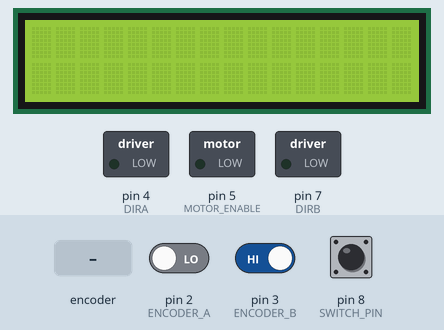
Simulated run of this sketch. Board: Arduino Uno, built with avr-gcc and run on an emulated ATmega328P. Shown: 16×2 character LCD, switched loads named in the sketch (green lamp = pin HIGH). Inputs (shaded band) come from the test bench; at power-on: pin 2 (ENCODER_A) LOW, pin 3 (ENCODER_B) HIGH, pin 8 (SWITCH_PIN) HIGH. What the sketch prints to the serial monitor is not drawn.

Above: at 1.2 s.
1.3 s: rotary encoder on pin 2 (ENCODER_A) / pin 3 (ENCODER_B) turned 3 steps (first pin leading)
At 1.65 s:
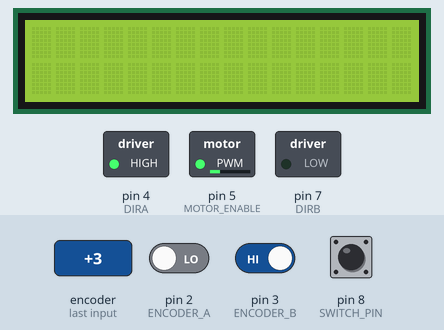
At 2.8 s:
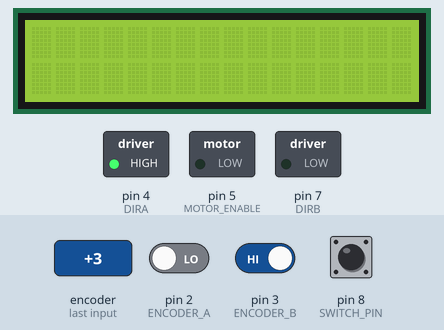
3.4 s: rotary encoder on pin 2 (ENCODER_A) / pin 3 (ENCODER_B) turned 2 steps (second pin leading)
At 4.3 s:
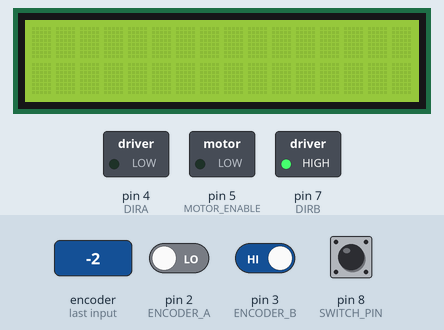
Timing chart, 0 to 6.4 s (numbered marks = the images above; inputs shaded):
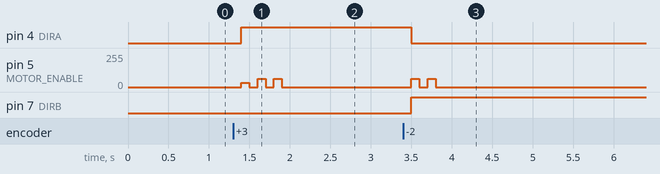

The sketch:

Lab5_Encoder_Pratice.ino
```cpp
#include <math.h>
#include <LiquidCrystal.h>
// for the timer
#define CLOCK_FREQUENCY 16000000
// pulses per revolution of encoder
#define PPR 40
// LDC pins:
#define LCD_RS A0
#define LCD_EN A1
#define LCD_D4 A2
#define LCD_D5 A3
#define LCD_D6 A4
#define LCD_D7 A5

// encoder pins
#define ENCODER_A 2
#define ENCODER_B 3
#define SWITCH_PIN 8
// motor pins
#define MOTOR_ENABLE 5
#define DIRA 4
#define DIRB 7

// motor speed gain
#define KP 20

// direction sensing flags
volatile byte AfirstUp = 0;
volatile byte BfirstUp = 0;
volatile byte AfirstDown = 0;
volatile byte BfirstDown = 0;
// CW when it increases, CCW when it decreases
volatile int encoderPos = 0; //this variable stores our current value of encoder position.
volatile float radPos = 0;
volatile int lastEncoderPos = 0; //this variable stores our last value of encoder position for speed calculation.
int oldEncPos = 1; //this variable stores our last value of encoder position for lcd printing
volatile byte pinA_read = 0; // this variable is shared among interrupts
volatile byte pinB_read = 0; // this variable is shared among interrupts

// speed calculation peroid
int frequency = 10; // get speed update every 1/frequency second
volatile float speed;
float lastSpeed = 1; // for lcd printing

bool pressed = 0;
// motor speed
volatile int PWM; // maximum 255
volatile int motorSetSpeed; // maximum 255
// LCD screen initialize
LiquidCrystal lcd(LCD_RS, LCD_EN, LCD_D4, LCD_D5, LCD_D6, LCD_D7);
int counts=0;
// set up timer given frequency, interval: 1/freq
// set up timer given frequency, interval: 1/freq
void setupTimer(int freq){
  // set up Timer
  noInterrupts(); // stop interrupts

  // TIMER 1 for interrupt frequency freq Hz:
  TCCR1A = 0; // set entire TCCR1A register to 0
  TCCR1B = 0; // same for TCCR1B
  TCNT1  = 0; // initialize counter value to 0
  // set compare match register for freq Hz increments
  OCR1A = CLOCK_FREQUENCY/(64*freq) - 1;
  // turn on CTC mode
  TCCR1B |= (1 << WGM12);
  // Set CS12, CS11 and CS10 bits for 64 prescaler
  TCCR1B |= (0 << CS12) | (1 << CS11) | (1 << CS10);
  // enable timer compare interrupt
  TIMSK1 |= (1 << OCIE1A);

  interrupts(); // allow interrupts
}

void setMotorCW(){
  digitalWrite(DIRA,LOW); //one way
  digitalWrite(DIRB,HIGH);
}

void setMotorCCW(){
  digitalWrite(DIRA,HIGH); //one way
  digitalWrite(DIRB,LOW);
}

void driveMotor(int motor_speed){
  motor_speed = min(motor_speed, 255);
  analogWrite(MOTOR_ENABLE, motor_speed);
}
// interrupt process functions
ISR(TIMER1_COMPA_vect) {
  speed = (encoderPos - lastEncoderPos)*frequency; // pulses/second
  speed = speed*2.0*PI/PPR;  // radians/second
  lastEncoderPos = encoderPos;
  if(speed > 0){
  // set CW
    setMotorCW();
    PWM = (int)KP*abs(speed);
    motorSetSpeed = PWM;
  // driveMotor(PWM);
  }
  if(speed < 0){
  // set CW
    setMotorCCW();
    PWM = (int)KP*abs(speed);
    motorSetSpeed = -PWM;
  // driveMotor(PWM);

  }
  if(abs(speed)<0.5){
   PWM = 0;
   motorSetSpeed = 0;
  // driveMotor(0);
  }
  // drive motor here
  driveMotor(PWM);

}

void setup() {
  // pin mode for encoder A
  pinMode(ENCODER_A, INPUT);
  // pin mode for encoder B
  pinMode(ENCODER_B, INPUT);
  // pin mode for switch
  pinMode(SWITCH_PIN, INPUT_PULLUP);
  attachInterrupt(0, doEncoderA, CHANGE);
  attachInterrupt(1, doEncoderB, CHANGE);

  Serial.begin(115200); // start the serial monitor link
  // timer initialization
  setupTimer(frequency);

  // lcd initialization
  lcd.begin(16, 2); //
  lcd.clear(); // clear the LCD screen

  //Motor pins
  pinMode(MOTOR_ENABLE,OUTPUT); // speed with PWM output
  pinMode(DIRA,OUTPUT);   // direction pin
  pinMode(DIRB,OUTPUT);   // direction pin
  Serial.print("Counts,");
  Serial.print("Encoder_Position(radians),");
  Serial.print("Speed(radians/sec),");
  Serial.println("Motor Set Speed(-255~255)");
}

void doEncoderA(){
  pinA_read = digitalRead(ENCODER_A);
  pinB_read = digitalRead(ENCODER_B);
  // for rising edge
  //check that we have both pins at detent (HIGH) and that we are expecting detent on this pin's rising edge
  if((pinA_read==1) && (pinB_read==1) && BfirstUp) {
    encoderPos ++; //decrement the encoder's position count
    AfirstUp = 0; //reset flags for the next turn
    BfirstUp = 0; //reset flags for the next turn
  }
  // Direction sensing
  else if ((pinA_read==1) && (pinB_read==0)) AfirstUp = 1;

  // for falling edge
  //check that we have both pins at detent (HIGH) and that we are expecting detent on this pin's rising edge
  if((pinA_read==0) && (pinB_read==0) && BfirstDown) {
    encoderPos ++; //decrement the encoder's position count
    AfirstDown = 0; //reset flags for the next turn
    BfirstDown = 0; //reset flags for the next turn
  }
  // Direction sensing
  else if ((pinA_read==0) && (pinB_read==1)) AfirstDown = 1;
}

void doEncoderB(){
  // reading = PIND & 0xC; //read all eight pin values then strip away all but pinA and pinB's values
  pinA_read = digitalRead(ENCODER_A);
  pinB_read = digitalRead(ENCODER_B);
  if ((pinA_read==1) && (pinB_read==1) && AfirstUp) { //check that we have both pins at detent (HIGH) and that we are expecting detent on this pin's rising edge
    encoderPos --; //increment the encoder's position count
    AfirstUp = 0; //reset flags for the next turn
    BfirstUp = 0; //reset flags for the next turn
  }
  // Direction sensing
  else if ((pinA_read==0) && (pinB_read==1)) BfirstUp = 1;

  // for falling edge
  //check that we have both pins at detent (HIGH) and that we are expecting detent on this pin's rising edge
  if((pinA_read==0) && (pinB_read==0) && AfirstDown) {
    encoderPos --; //decrement the encoder's position count
    AfirstDown = 0; //reset flags for the next turn
    BfirstDown = 0; //reset flags for the next turn
  }
  // Direction sensing
  else if ((pinA_read==1) && (pinB_read==0)) BfirstDown = 1;
}

void loop(){

  pressed = (digitalRead(SWITCH_PIN)==LOW);
  if(pressed){
    while(counts<500){
      counts++;
      Serial.print(counts); Serial.print(',');
      // change the encode position in angles
      radPos = encoderPos*2*PI/40;
      Serial.print(radPos); Serial.print(',');
      Serial.print(speed);Serial.print(',');
      Serial.println(motorSetSpeed);
      delay(20);
    }
    while(1);
  }
}
```

Measured:
- after the input at 1.3 s, pin 4 (DIRA): LOW → HIGH after 0.10 s; pin 5 (MOTOR_ENABLE): 0/255 → 31/255 after 0.10 s, then repeats every 0.20 s: 0/255 0.10 s, 62/255 0.10 s, until it stays 0/255 from 1.9 s
- after the input at 3.4 s, pin 4 (DIRA): HIGH → LOW after 0.10 s; pin 5 (MOTOR_ENABLE): alternates 62/255 for 0.10 s and 0/255 for 0.10 s, 4 changes in all, then stays 0/255, starting after 0.10 s; pin 7 (DIRB): LOW → HIGH after 0.10 s
